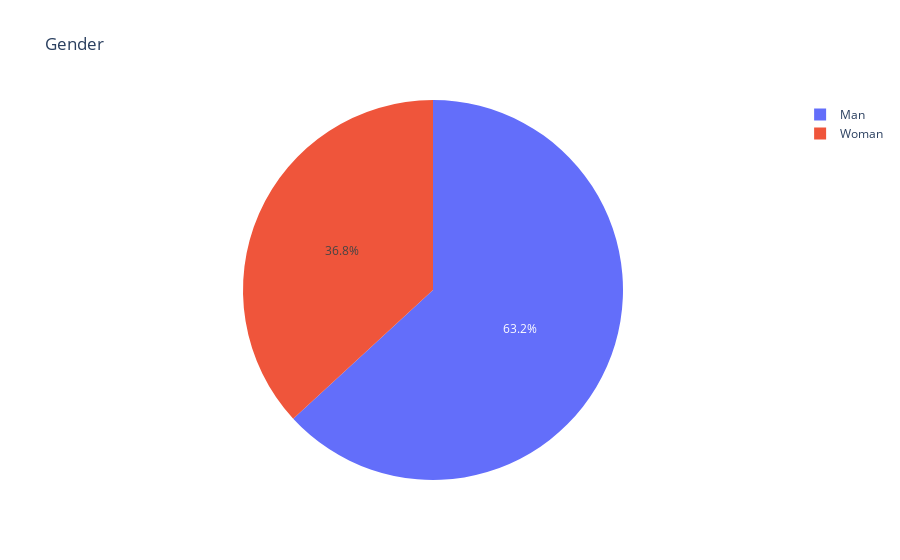

The cell this chart's notebook holds for it:
### Code cell
#import plotly.express as px

filter_var = "status_n"
filtered_list = [1]
subset = df_use[df_use[filter_var].isin(filtered_list)]
#subset

fig = px.pie(subset, values='count', names='gender', title='Gender')

#fig.write_html(f'../graphs/2_pie_gender.html', include_plotlyjs="cdn")

fig.show()

### Figure 1 — Plotly figure (JSON) as saved in the notebook; plotly's stock layout.template omitted (floating-point values rounded to 4 significant figures)
{"data": [{"domain": {"x": [0, 1], "y": [0, 1]}, "hovertemplate": "gender=%{label}<br>count=%{value}<extra></extra>", "labels": ["Woman", "Woman", "Woman", "Man", "Woman", "Man", "Man", "Man", "Man", "Man", "Man", "Woman", "Woman", "Man", "Man", "Woman", "Woman", "Man", "Woman", "Man", "Woman", "Man", "Man", "Man", "Woman", "Man", "Man", "Woman", "Woman", "Man", "Man", "Man", "Man", "Woman", "Man", "Man", "Man", "Man"], "legendgroup": "", "name": "", "showlegend": true, "type": "pie", "values": [1, 1, 1, 1, 1, 1, 1, 1, 1, 1, 1, 1, 1, 1, 1, 1, 1, 1, 1, 1, 1, 1, 1, 1, 1, 1, 1, 1, 1, 1, 1, 1, 1, 1, 1, 1, 1, 1]}], "layout": {"legend": {"tracegroupgap": 0}, "title": {"text": "Gender"}}}
